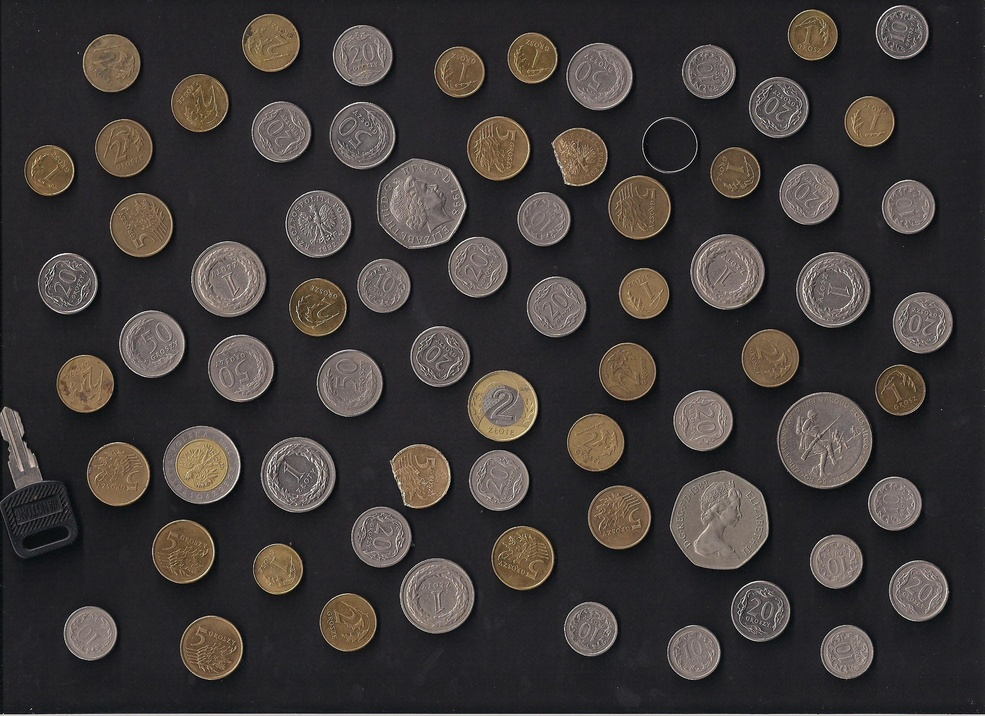
%> input picture src/Lab001/monety1.jpg, 985 x 716 px, shrunk from 2338 x 1700 before the run
$ octave zadanie4.m   (GNU Octave 9; MATLAB toolbox functions it lacks are replaced by stand-ins)
%> lines starting %> are read from the running program, lines starting %| are printed output that depends on the picture; in (x1, y1, x2, y2) boxes, pixels count from 0 and x2, y2 are one past the last pixel; in counts of white or black regions, pixels touching at a corner belong together; the program's own positions count from 1
% Wczytanie obrazu i konwersja do skali szarości
rgbImage = imread('monety1.jpg'); % przykład dobrze kontrastowego obrazu
%> rgbImage is the input picture: size 716x985x3 uint8; mean R, G, B 62.3, 57.3, 55.7
grayImage = rgb2gray(rgbImage);
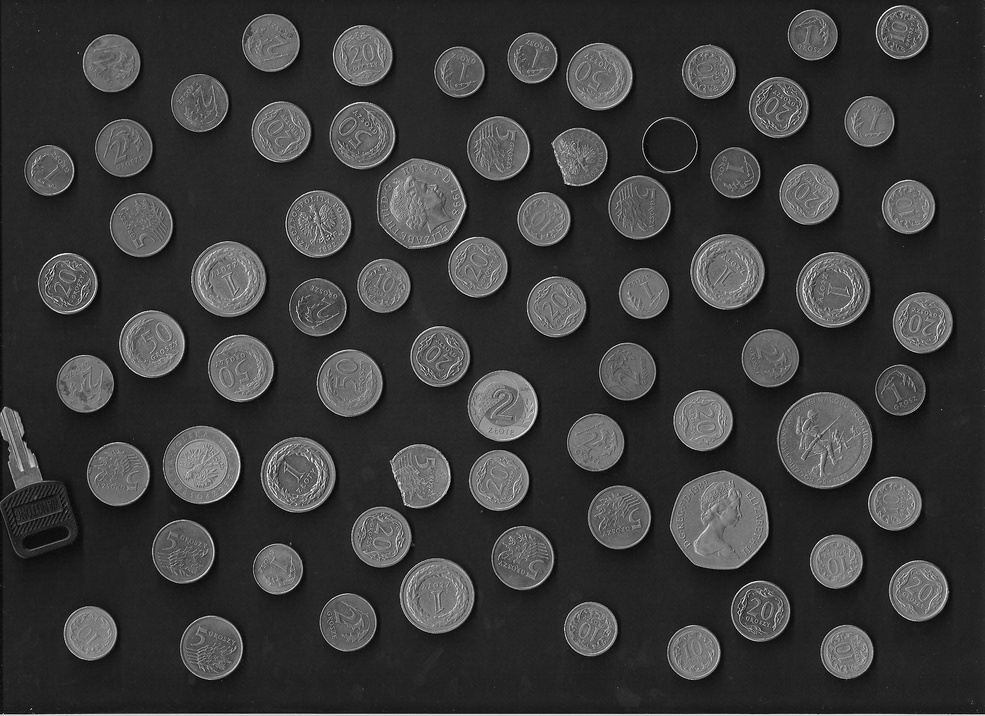
%> grayImage: size 716x985 uint8; min 0, max 255, mean 58.6

% Segmentacja metodą Otsu
binaryImage = imbinarize(grayImage, graythresh(grayImage));
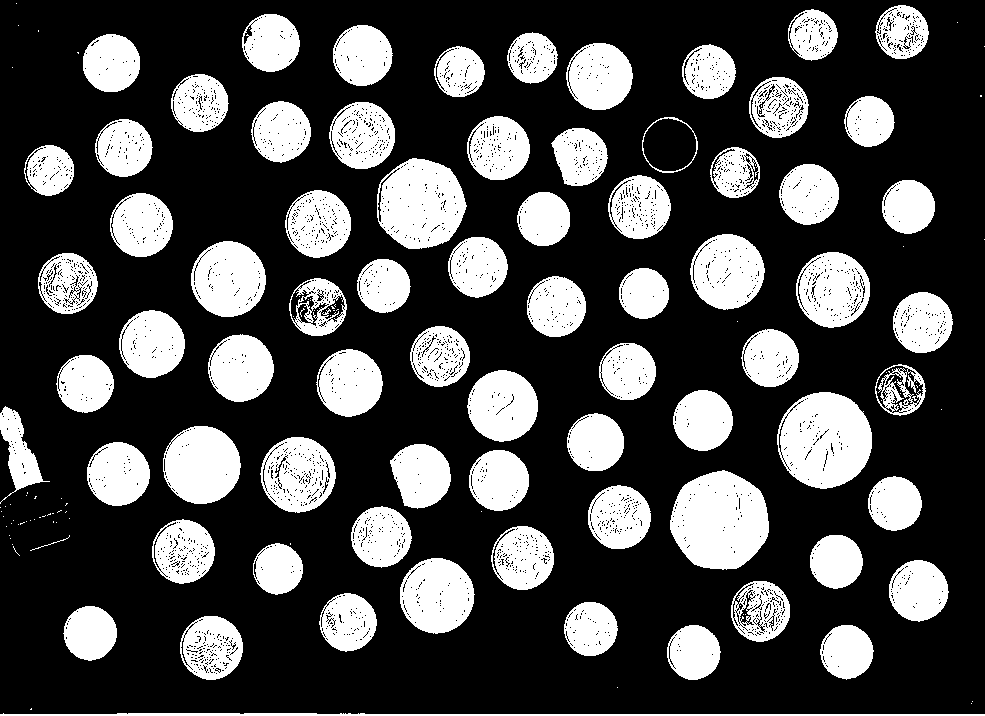
%> binaryImage: size 716x985 logical; 29% white; 150 white regions (76 under 20 px), largest, box (x1, y1, x2, y2) and area: (670, 470, 769, 570) 7538, (777, 392, 872, 489) 6957, (377, 158, 467, 249) 6074

% Wypełnienie dziur (opcjonalne)
binaryImage = imfill(binaryImage, 'holes');
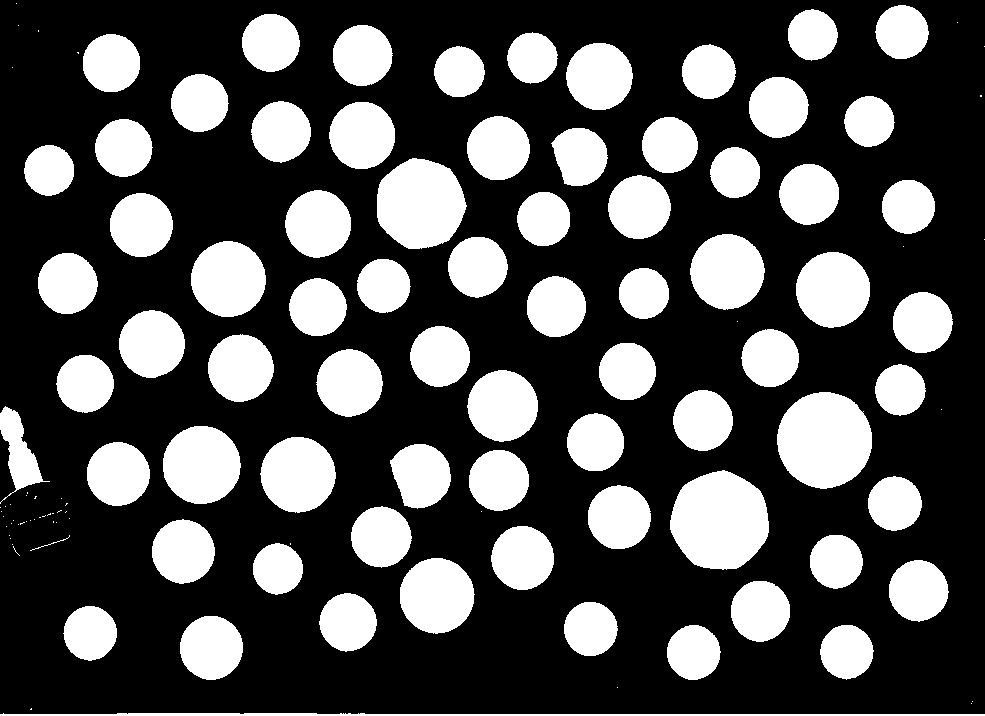
%> binaryImage: size 716x985 logical; 31% white; 123 white regions (49 under 20 px)

% Etykietowanie obiektów
labeledImage = bwlabel(binaryImage);
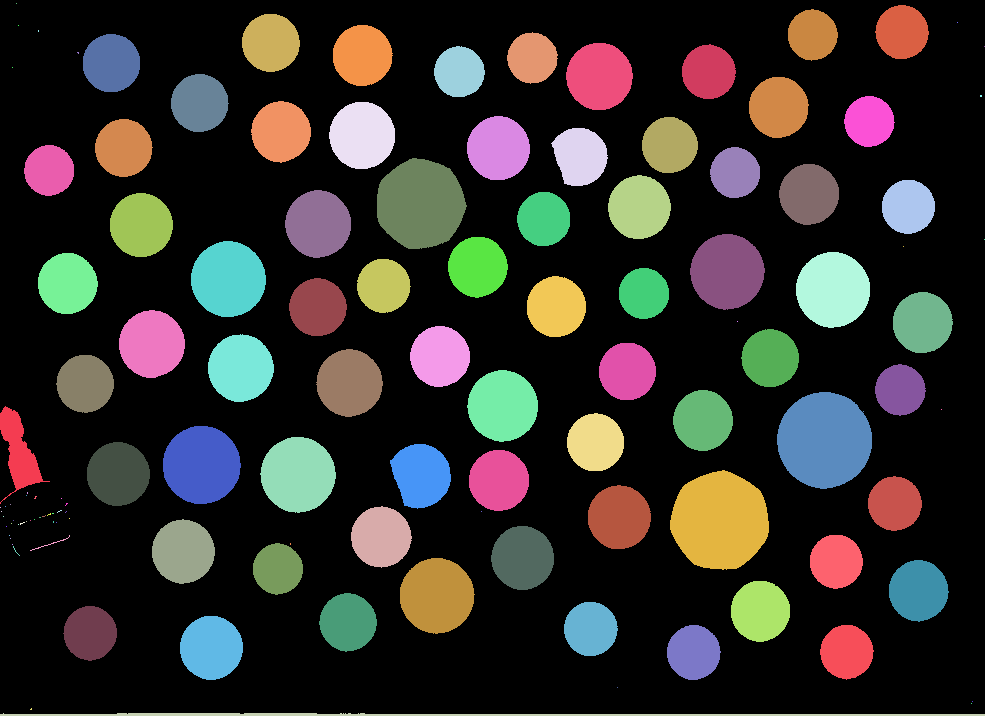
%> labeledImage: size 716x985 double; 124 distinct labels, from 0 to 123; one colour per label, 0 black

% Właściwości obiektów
props = regionprops(labeledImage, 'BoundingBox', 'Area', 'Perimeter');
%> props = 123 regions; largest, box (x1, y1, x2, y2), Area and Perimeter: (670, 470, 769, 570) 7600 308.9, (777, 392, 872, 489) 7179 301.4, (377, 158, 467, 249) 6286 283.6, (163, 426, 241, 504) 4782 242.3, (191, 241, 266, 317) 4445 233.6

% Wyświetlenie obrazu z nałożonymi obramowaniami
figure;
imshow(rgbImage);
title('Wykryte obiekty z obramowaniem');
hold on;

% Iteracja przez obiekty i rysowanie obramowań
for k = 1:length(props)
    bbox = props(k).BoundingBox;
    rectangle('Position', bbox, 'EdgeColor', 'r', 'LineWidth', 2);

    % Wyświetlanie powierzchni i obwodu w konsoli (opcjonalnie)
    fprintf('Obiekt %d: Powierzchnia = %.2f, Obwód = %.2f\n', k, props(k).Area, props(k).Perimeter);
end
%> this loop made 123 passes
%> bbox on passes 1 to 12: [0.5 406.5 50 98], [0.5 507.5 1 1], [0.5 713.5 985 3], [1.5 511.5 1 1], [3.5 516.5 1 1], [5.5 506.5 1 1], [6.5 526.5 1 1], [9.5 535.5 1 1], [10.5 504.5 1 1], [10.5 538.5 1 1], [11.5 523.5 1 1], [12.5 67.5 1 1]
%| Obiekt 1: Powierzchnia = 1851.00, Obwód = 270.72
%| Obiekt 2: Powierzchnia = 1.00, Obwód = 0.00
%| Obiekt 3: Powierzchnia = 2179.00, Obwód = 1936.57
%| Obiekt 4: Powierzchnia = 1.00, Obwód = 0.00
%| Obiekt 5: Powierzchnia = 1.00, Obwód = 0.00
%| Obiekt 6: Powierzchnia = 1.00, Obwód = 0.00
%| Obiekt 7: Powierzchnia = 1.00, Obwód = 0.00
%| Obiekt 8: Powierzchnia = 1.00, Obwód = 0.00
%> (further printed lines are left out)
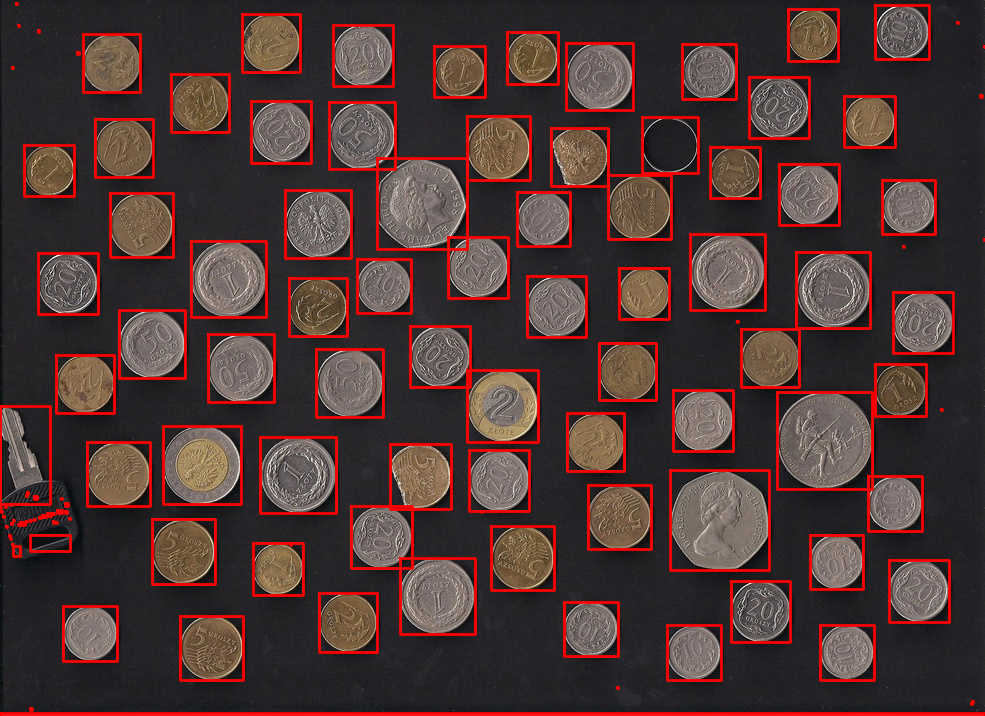
%> figure redrawn from the program's plot data; its title reads 'Wykryte obiekty z obramowaniem'

hold off;
exportgraphics(gca, 'zadanie4images/obiekty_z_obramowaniem.png');
